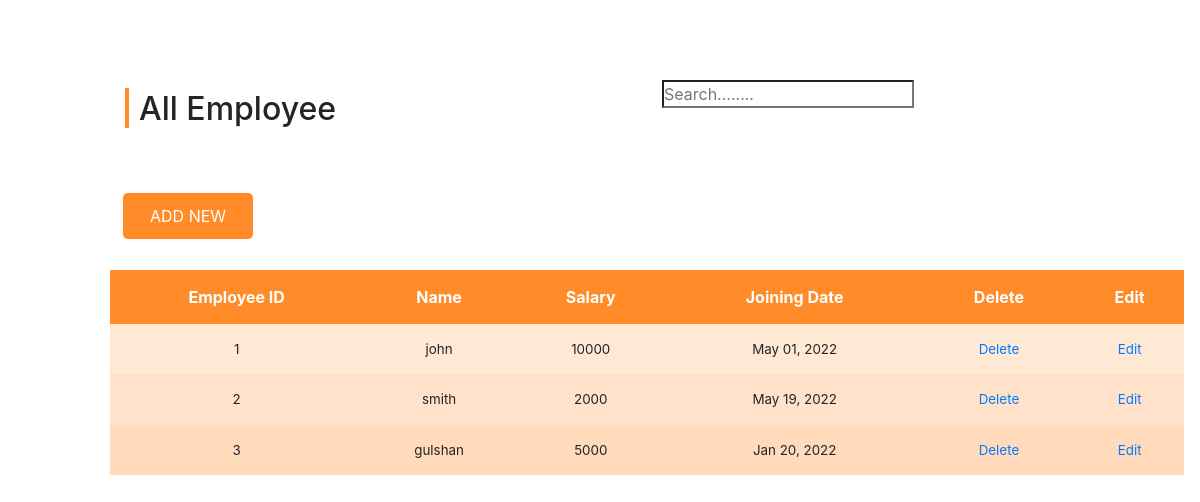
/employee/, run on the app's committed database.
### Employee/models.py (models this page shows, shortened)
class Employee(models.Model):
    name = models.CharField(max_length=100)
    salary = models.IntegerField()
    joining_date = models.DateField(auto_now_add=False, null=True, blank=True)

### Employee/views.py (the view)
# urls.py: path('', EmployeeListView.as_view(), name="employee_list"),
class EmployeeListView(View):
    def get(self, request, *args, **kwargs):
        employee_list = Employee.objects.all()
        context = {'employee_list' : employee_list}
        return render(request,'index.html', context)

### templates/index.html (shortened to what this page needs)
{% extends 'base.html' %}
{% block content %}
{% load static %}
        	<div class="vendor-movement-sec">
        		<div class="row vendor-main-r payout vendr-pay recent-order-sec">
        			<div class="col-md-6 col-12 col-lg-6">
        				<h2 class="mt-0">All Employee</h2>
        			</div>
                    <div class="col-md-6 col-12 col-lg-6">
                        <form action="{% url 'employee_search' %}" method="get">
                            <input type="search" name="search" id="search" placeholder="Search........" required>
                        </form>
        			</div>
        		</div>
                <div class="vendor-movement-tabs main-tabs">
                            <div class="row tabs-main-rw">
                                    <div class="col-12 col-md-12 col-lg-12 main-content vendor-tabs">
                                        <div class="sort-btns">
                                            <div class="btn">   <a href="{% url 'employee_create' %}" class="btn btn1 add-new"> ADD NEW</a></div>
                                        </div>
                                    <div class="vendor-tabs-contnt payout customers">
                                        <table class="w-100 mt-4 pt-5" id="myTable">
                                            <thead>
                                                <tr>
                                                    <th><p class="mb-0">Employee ID</p></th>
                                                    <th><p class="mb-0">Name</p></th>
                                                    <th><p class="mb-0">Salary</p></th>
                                                    <th><p class="mb-0">Joining Date</p></th>
                                                    <th><p class="mb-0">Delete</p></th>
                                                    <th><p class="mb-0">Edit</p></th>
                                                </tr>
                                            </thead>
                                            <tbody>
                                            {% for employee in employee_list %}
                                            <tr>
                                               <td><p>{{employee.id}}</p></td>
                                               <td><p>{{employee.name}}</p></td>
                                               <td><p>{{employee.salary}}</p></td>
                                               <td><p>{{employee.joining_date | date:"M d, Y" }}</p></td>
                                                <td><p><a href="{% url 'employee_delete' employee.id %}">Delete</a>
                                                <td><p><a href="{% url 'employee_update' employee.id %}">Edit</a>
                                            </tr>
                                            {% endfor %}
                                            </tbody>
                                        </table>
                                    </div>
                                </div>
                            </div>
                    	</div>
                    </div>
{% endblock %}

### static/css/style.css (style rules this page uses)
:root { --header-height: 80px; --nav-width: 78px; --first-color: #FF8C29; --first-color-light: #FFFAF6; --white-color: #fff; --body-font: 'Poppins', sans-serif; --normal-font-size: 1rem; --z-fixed: 100; }
body { position: relative; margin: var(--header-height) 0 0 0; padding: 0 1rem; font-family: var(--body-font); font-size: var(--normal-font-size); transition: .5s; }
a { text-decoration: none; }
h2, .h2 { font-size: calc(20px + (25 - 20) * ((100vw - 320px) / (1600 - 320))); }
p { font-size: calc(12px + (14 - 12) * ((100vw - 320px) / (1600 - 320))); }
a.btn.btn1, a.btn.btn2 { padding: 10px 26px; margin-right: 10px; border-radius: 5px; box-shadow: 0 0 3px 1px #cccccc38; }
.btn1 { background: var(--first-color); color: var(--white-color); }
.add-new { margin-right: 0 !important; }
thead { background: #FFEFD6; }
table th, td { padding: 15px 10px; text-align: center; }
table thead p { font-size: 16px; }
thead { background: #ff8c29; color: #fff; }
tbody tr:nth-child(8n+1) { background: #ff8c2933 !important; }
tbody tr:nth-child(8n+2) { background: #ff8c2940 !important; }
tbody tr:nth-child(8n+3) { background: #ff8c294f !important; }
table { margin-bottom: 30px !important; }
.main-content { padding-top: 20px; }
.recent-order-sec h2 { position: relative; margin-top: 30px; }
.recent-order-sec h2::before { content: ""; background: #ff8c29; height: 40px; width: 4px; position: relative; left: 0; display: inline-block; top: 8px; margin-right: 10px; }
.vendor-movement-sec { margin-top: 50px; padding: 30px 0px 0 0; }
.main-content.vendor-tabs { box-shadow: none; padding: 0; width: 100%; }
.row.tabs-main-rw { width: 100%; margin: 0 auto; }
.row.vendor-main-r { max-width: none; width: 100%; margin: 0 auto; padding: 0 0px 20px 0px; border-bottom: 1px solid #e1e0e0; }
.row.vendor-main-r.payout { border: none; }
.sort-btns { display: flex; justify-content: space-between; align-items: center; padding-top: 30px }
table p { margin: 0; }
@media screen and (min-width: 768px) { body { margin: calc(var(--header-height) + 1rem) 0 0 0; padding-left: calc(var(--nav-width) + 2rem); } }

### data on the page
Employee: id "1", name "john", salary "10000", joining_date "May 01, 2022"
Employee: id "2", name "smith", salary "2000", joining_date "May 19, 2022"
Employee: id "3", name "gulshan", salary "5000", joining_date "Jan 20, 2022"
